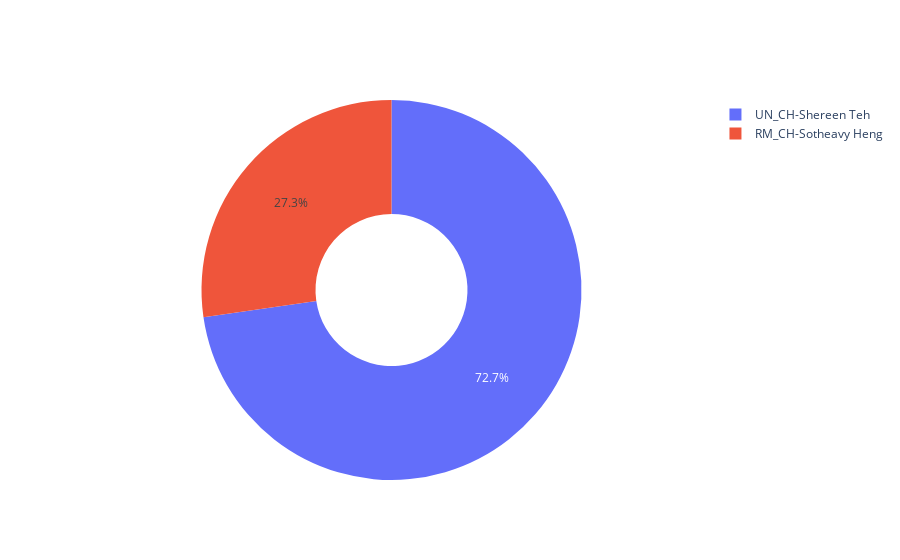

Write notebook code for a chart like this one.
### Code cell
import plotly.graph_objects as go

labels = target.channel_head.unique()
values = target_outlet_by_territory

# Use `hole` to create a donut-like pie chart
fig = go.Figure(data=[go.Pie(labels=labels, values=values, hole=.4)])
fig.show()

### Figure 1 — Plotly figure (JSON) as saved in the notebook; plotly's stock layout.template omitted (floating-point values rounded to 4 significant figures)
{"data": [{"hole": 0.4, "labels": ["RM_CH-Sotheavy Heng", "UN_CH-Shereen Teh"], "type": "pie", "values": [463200.0, 1234000.0]}], "layout": {}}
